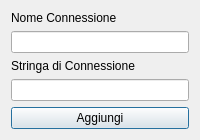
<?xml version="1.0" encoding="UTF-8"?>
<ui version="4.0">
 <class>AddConnectionDialog</class>
 <widget class="QDialog" name="AddConnectionDialog">
  <layout class="QVBoxLayout" name="verticalLayout">
   <item>
    <widget class="QLabel" name="label_conn_name">
     <property name="text">
      <string>Nome Connessione</string>
     </property>
    </widget>
   </item>
   <item>
    <widget class="QLineEdit" name="conn_name_input"/>
   </item>
   <item>
    <widget class="QLabel" name="label_conn_string">
     <property name="text">
      <string>Stringa di Connessione</string>
     </property>
    </widget>
   </item>
   <item>
    <widget class="QLineEdit" name="conn_string_input"/>
   </item>
   <item>
    <widget class="QPushButton" name="add_button">
     <property name="text">
      <string>Aggiungi</string>
     </property>
    </widget>
   </item>
  </layout>
 </widget>
 <resources/>
 <connections/>
</ui>
